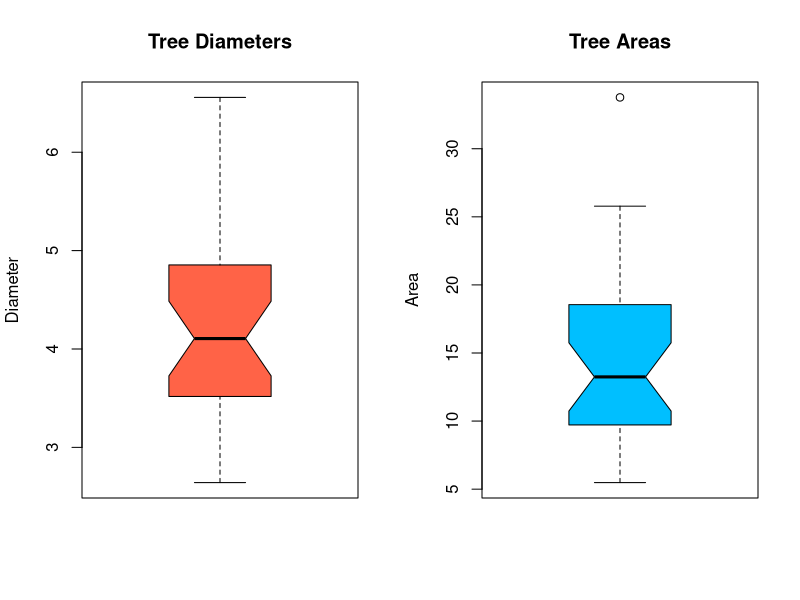

The R script that drew this image:
#R Test Number 3

#pull in data trees
data(trees)
trees

#find median for three variables
apply(trees,2,median)

#print the row number and values that match the median of trees volume
med_val <- median(trees$Volume)

if (med_val == median(trees$Volume)){
  print(trees[trees$Volume==med_val, ])
}

#calculate diameter
diameter <- trees$Girth/pi
summary(diameter)

#calculate radius
radius <- diameter/2
area <- pi*(radius)^2
summary(area)

#create boxplots
myColor <- "#FF6347"
par(mfrow = c(1,2))
boxplot(diameter, main = "Tree Diameters", notch = TRUE, ylab = "Diameter", col = myColor)
boxplot(area, main = "Tree Areas", notch = TRUE, ylab = "Area", col = "deepskyblue")

#use R as calculator to show that outlier in areas is not an extreme outlier
area
mean(area)
mean(area, trim = .10)




